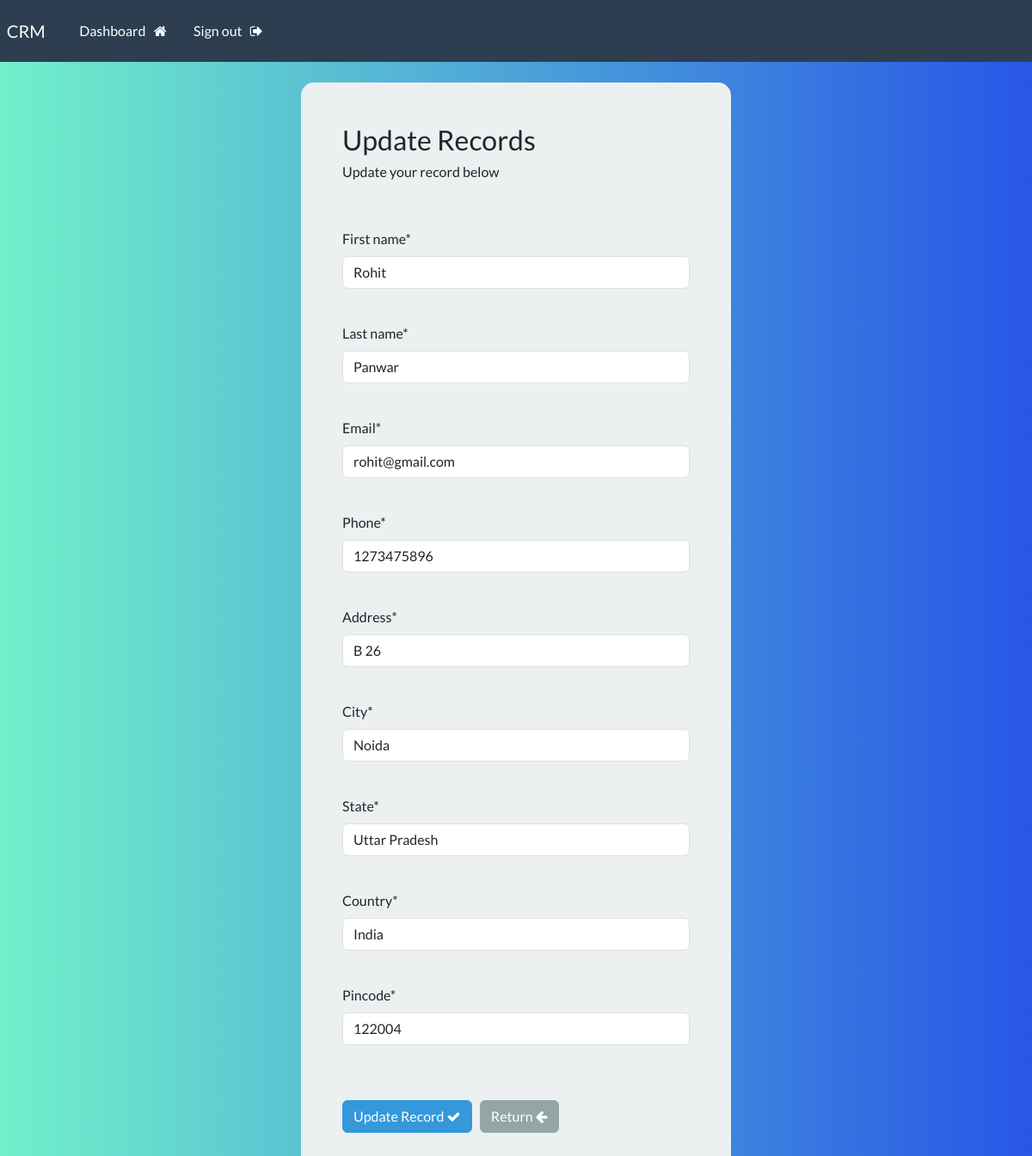
/update-record/5 (signed in), run on the app's committed database.
### webapp/models.py (models this page shows, shortened)
class customer(models.Model):
    creation_data = models.DateTimeField(auto_now_add=True)  # Automatically set to the current
    first_name = models.CharField(max_length=30)
    last_name = models.CharField(max_length=30)
    email = models.CharField(max_length=30)
    phone = models.CharField(max_length=30)
    address = models.CharField(max_length=30)
    city = models.CharField(max_length=30)
    state = models.CharField(max_length=30)
    country = models.CharField(max_length=30)
    pincode = models.CharField(max_length=30)

### webapp/views.py (the view)
# urls.py: path('update-record/<int:pk>',update_record,name="update-record"),
@login_required(login_url='my-login')
def update_record(request, pk):
    record = customer.objects.get(id=pk)
    form =  UpdateRecordForm(instance=record)
    if request.method=='POST':
        form = UpdateRecordForm(request.POST, instance=record)
        if form.is_valid():
            form.save()
            messages.success(request," update Complete ")
            return redirect('dashboard')
    context={"form":form}
    return render(request,'webapp/update-record.html', context)

### webapp/forms.py
class UpdateRecordForm(forms.ModelForm):
    class Meta:
        model = customer
        fields = ['first_name', 'last_name', 'email', 'phone', 'address', 'city', 'state', 'country', 'pincode']

### webapp/templates/webapp/update-record.html (shortened to what this page needs)
{% extends "webapp/base.html" %}
{% load crispy_forms_tags %}
{% block content %}
    <body>
        <div class="container bg-light shadow-md p-5 form-layout">
            <h3> Update Records </h3>
            <h6> Update your record below </h6>
            <br>
            <br>
            <form method = "POST" autocomplete = "off">
                {{form.first_name|as_crispy_field}}
                <br>
                {{form.last_name|as_crispy_field}}
                <br>
                {{form.email|as_crispy_field}}
                <br>
                {{form.phone|as_crispy_field}}
                <br>
                {{form.address|as_crispy_field}}
                <br>
                {{form.city|as_crispy_field}}
                <br>
                {{form.state|as_crispy_field}}
                <br>
                {{form.country|as_crispy_field}}
                <br>
                {{form.pincode|as_crispy_field}}
                <br>
                <br>
                <button type="submit" class="btn btn-info"> Update Record <i class="fa fa-check" aria-hidden="true"></i></button>
                <a href="{% url 'dashboard' %}" class="btn btn-secondary"> Return <i class="fa fa-arrow-left" aria-hidden="true"></i> </a>
            </form>
        </div>
    </body>
{% endblock %}

### static/css/style.css (style rules this page uses)
.form-layout { border-radius: 15px; width: 500px; }
body { background: rgb(112,240,202); background: linear-gradient(90deg, rgba(112,240,202,1) 0%, rgba(40,86,231,1) 100%); }

### data on the page
customer: first_name "Rohit", last_name "Panwar", email "rohit@gmail.com", phone "1273475896", address "B 26", city "Noida", state "Uttar Pradesh", country "India", pincode "122004"
